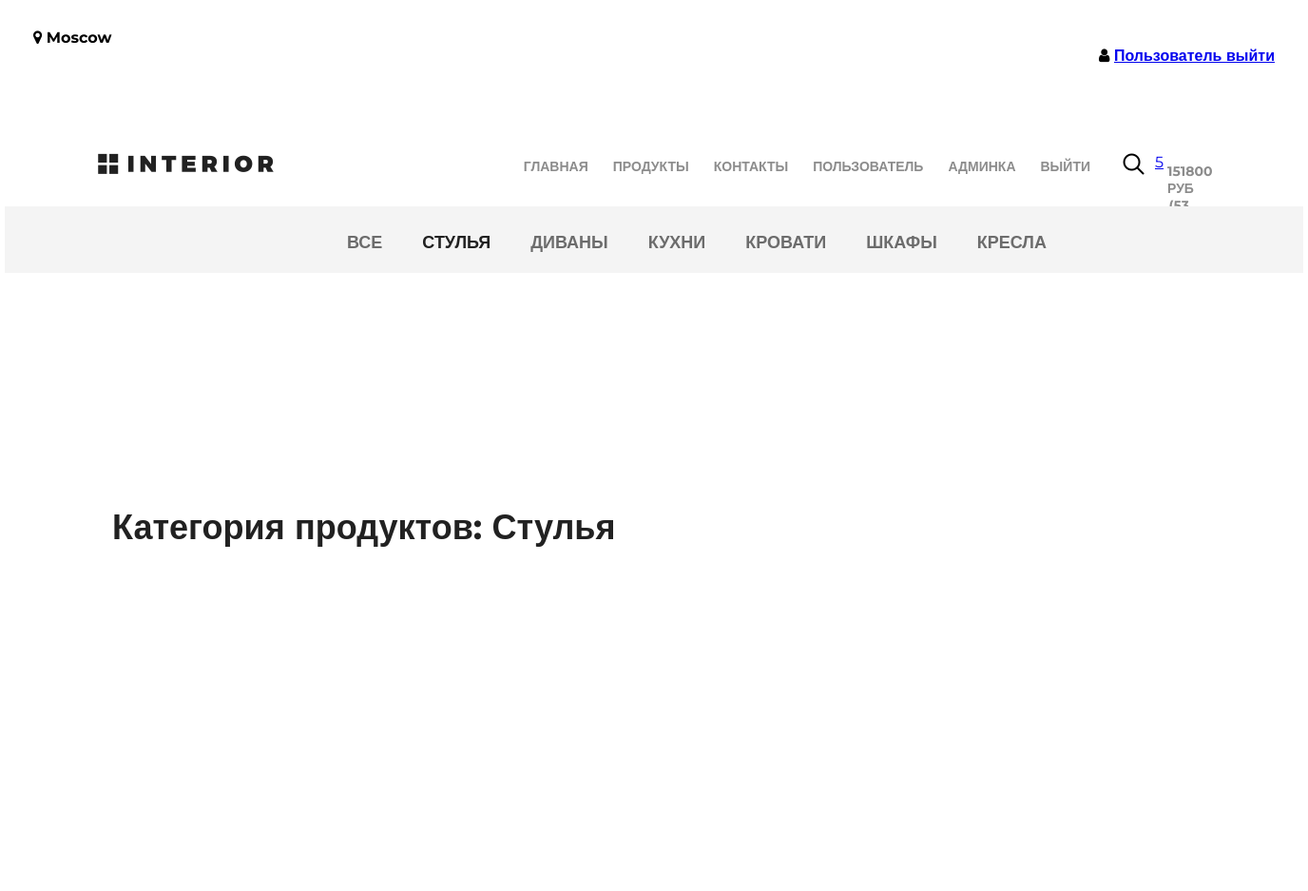
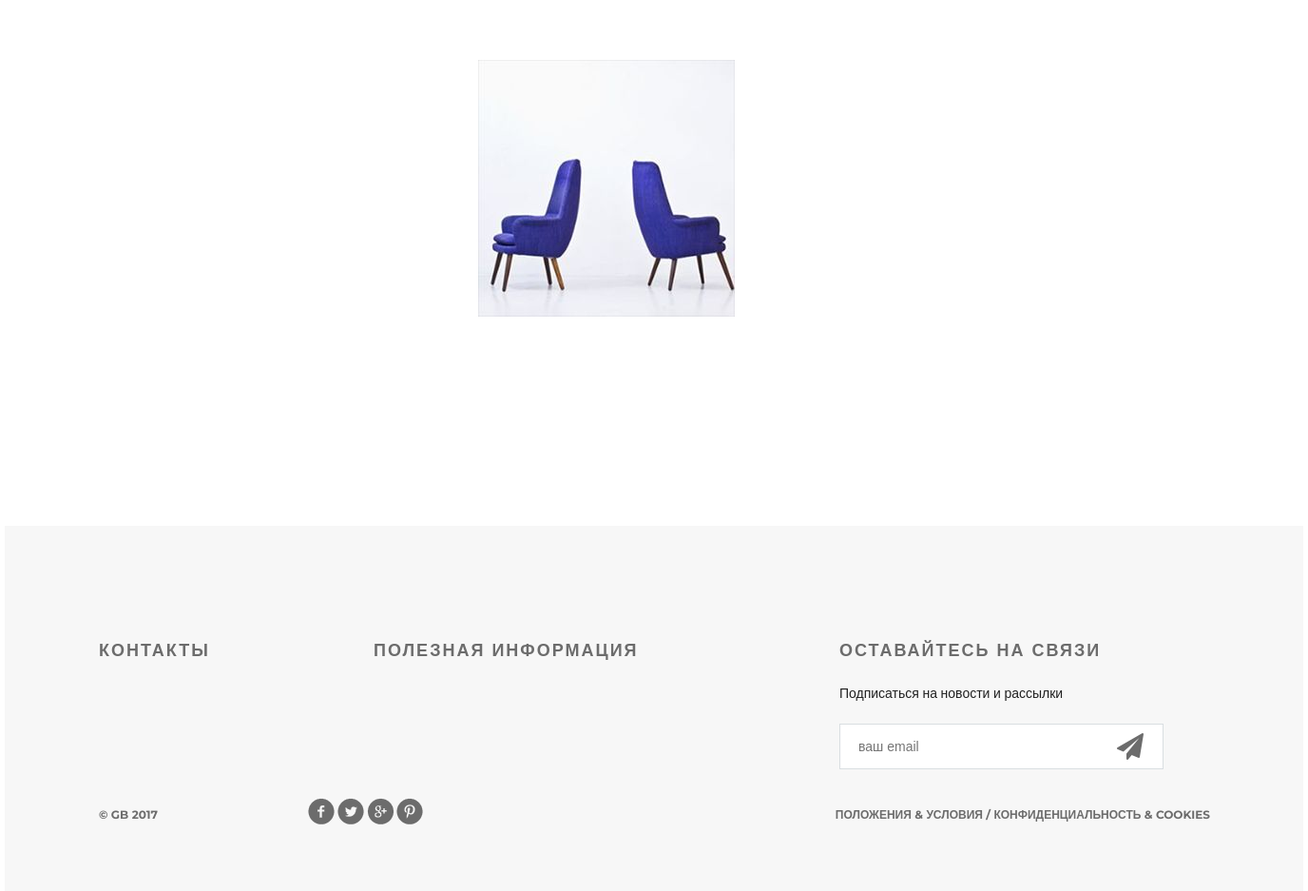
The page /products/category/7/ (signed in) on the database as committed earlier (2 pictures, top to bottom).
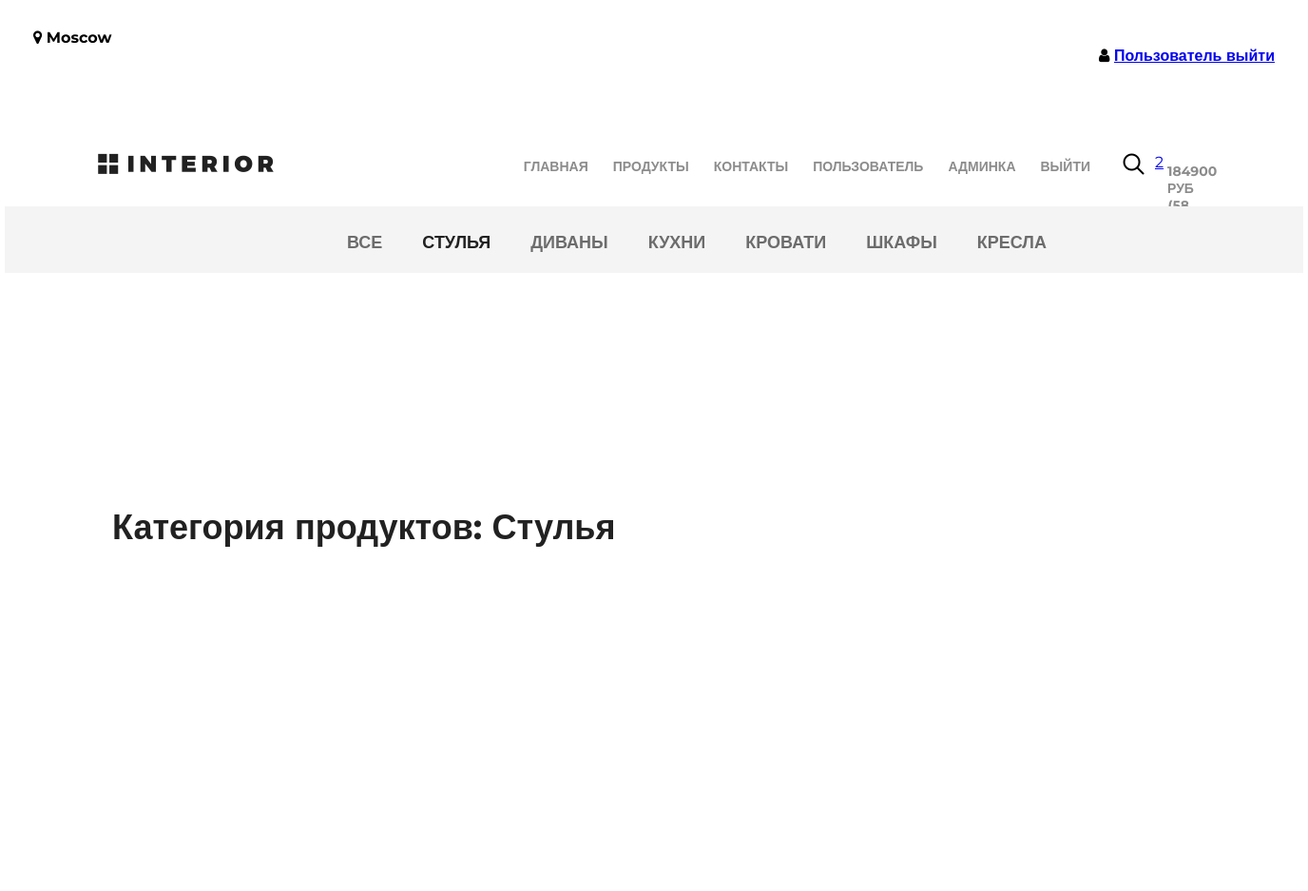
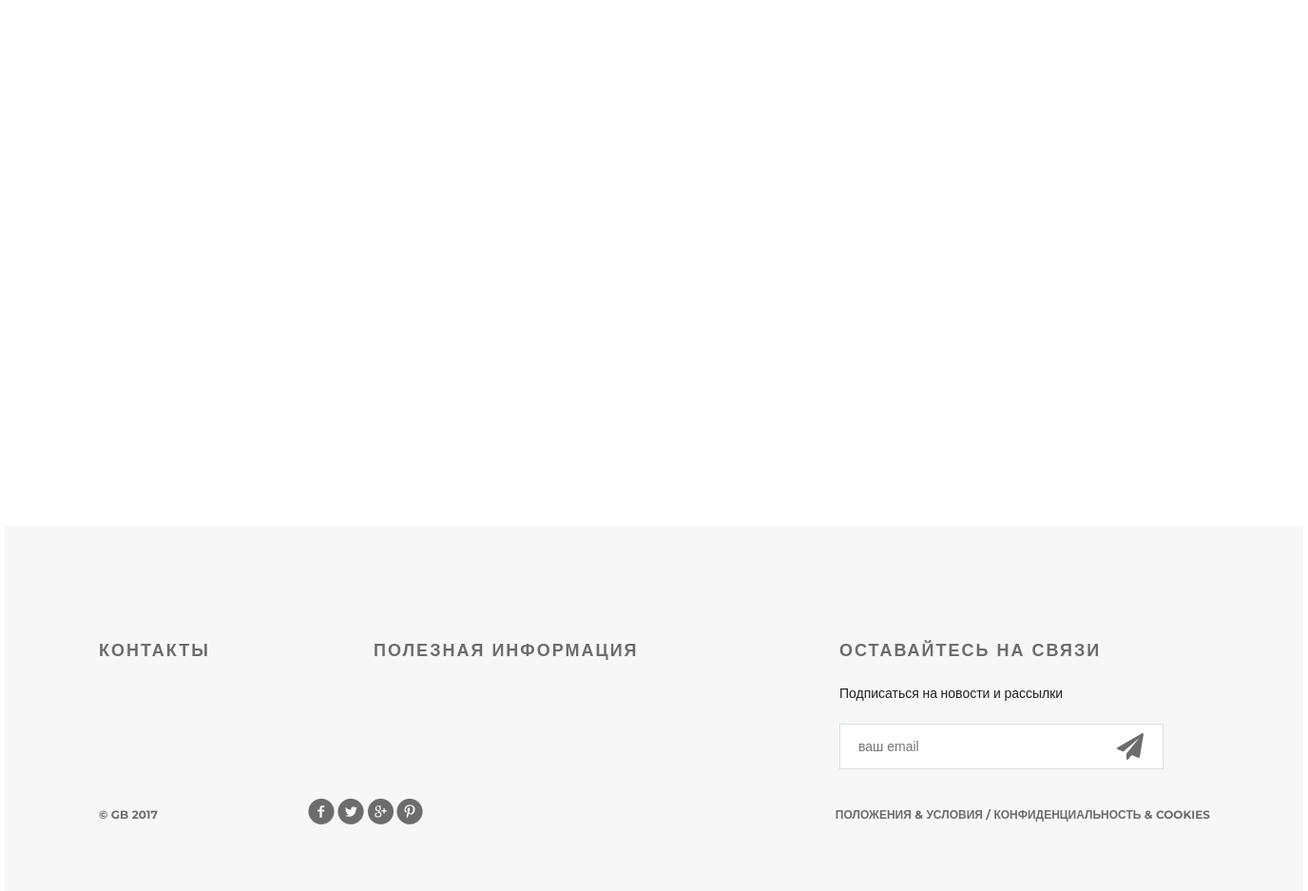
The same page on the database as committed later (2 pictures, top to bottom).
### basketapp/models.py (models this page shows)
class Basket(models.Model):
    user = models.ForeignKey(settings.AUTH_USER_MODEL, on_delete=models.CASCADE, related_name='basket')
    product = models.ForeignKey(Product, on_delete=models.CASCADE)
    quantity = models.PositiveIntegerField(verbose_name='количество', default=0)
    add_datetime = models.DateTimeField(verbose_name='время', auto_now_add=True)
    @property
    def product_cost(self):
        return self.product.price * self.quantity
    @property
    def total_quantity(self):
        _items = Basket.objects.filter(user=self.user)
        _totalquantity = sum(list(map(lambda x: x.quantity, _items)))
        return _totalquantity
    @property
    def total_cost(self):
        _items = Basket.objects.filter(user=self.user)
        _totalcost = sum(list(map(lambda x: x.product_cost, _items)))
        return _totalcost

### authapp/models.py (models this page shows)
class ShopUser(AbstractUser):
    avatar = models.ImageField(upload_to='users_avatars', blank=True)
    age = models.PositiveIntegerField(verbose_name='возраст')

### mainapp/models.py (models this page shows)
class Product(models.Model):
    category = models.ForeignKey(ProductCategory, on_delete=models.CASCADE)
    name = models.CharField(verbose_name='имя продукта', max_length=128)
    image = models.ImageField(upload_to='products_images', blank=True)
    short_desc = models.CharField(verbose_name='краткое описание продукта', max_length=60, blank=True)
    description = models.TextField(verbose_name='описание продукта', blank=True)
    price = models.DecimalField(verbose_name='цена продукта', max_digits=8, decimal_places=2, default=0)
    quantity = models.PositiveIntegerField(verbose_name='количество на складе', default=0)
    def __str__(self):
        return f"{self.name} ({self.category.name})"

### mainapp/views.py (the view, shortened to what this page needs)
# urls.py: path('products/', include('mainapp.urls', namespace='products')),
def products(request, pk=None):
    title = 'продукты'
    basket = []
    if request.user.is_authenticated:
        basket = Basket.objects.filter(user=request.user)
    links_menu = ProductCategory.objects.all()
    if pk is not None:
        if pk == 0:
            products = Product.objects.all().order_by('price')
            category = {'name': 'все'}
        else:
            category = get_object_or_404(ProductCategory, pk=pk)
            products = Product.objects.filter(category__pk=pk).order_by('price')
        print(basket[0].product)
        content = {
            'title': 'Продукты',
            'links_menu': links_menu,
            'main_menu': main_menu,
            'user_info': user,
            'products': products,
            'category': category,
            'basket': basket,
        }
        return render(request, 'mainapp/products_list.html', content)

### mainapp/templates/mainapp/products_list.html (shortened to what this page needs)
{% extends 'mainapp/base.html' %}
{% load static %}
    {% block menu %}
            <div class="hero-white">
                <div class="header clearfix">
                    <a href="index.html" class="logo"></a>
                        {% include 'includes/main_menu.html' %}
                    <a href="#" class="search"></a>
                    <a href="{% url 'basket:view' %}" class="basket">
						<span>
							{% if basket %} {{ basket|length }} {% endif %}
						</span>
					</a>
                </div>
            </div>
    {% endblock %}
    {% block content %}
        <div class="details">
			<div class="links clearfix">
				{% include 'includes/inc_categories_menu.html' %}
			</div>
            <div class="related">
				<div class="title clearfix">
					<h2>
                        Категория продуктов: {{ category.name|title }}
                    </h2>
				</div>
				<div class="related-products clearfix">
            {% for product in products %}
					<div class="block">
						<a href="{% url 'products:product' product.pk %}">
							<img src="/media/{{ product.image }}" alt="">
						</a>
					</div>
            {% endfor %}
				</div>
			</div>
		</div>
		<div class="clr"></div>
    {% endblock %}

### mainapp/templates/includes/main_menu.html
<ul class="menu">
    {% for section in main_menu %}
    <li>
                        <a href="{% url section.menu_section %}"
                           class="{% if request.resolver_match.view_name == section.menu_section %} active {% endif %}">
                            {{ section.name }}
                        </a>
    </li>
    {% endfor %}
    {% if user.is_authenticated %}
        <li>
            <a href="{% url 'auth:edit' %}">
                {{ user.first_name|default:'Пользователь' }}
            </a>
        </li>
    {% endif %}
    {% if user.is_superuser %}
        <li>
            <a href="{% url 'admin:users' %}">админка</a>
        </li>
    {% endif %}
        <li>
            {% if user.is_authenticated %}
              <a href="{% url 'auth:logout' %}">выйти</a>
            {% else %}
              <a href="{% url 'auth:login' %}">войти</a>
            {% endif %}
        </li>
        <a href="{% url 'basket:view' %}" class="basket">
          <span>
            {% if basket %}
              {{ basket.0.total_cost|floatformat:0 }} руб
              ({{ basket.0.total_quantity }} шт)
            {% endif %}
          </span>
        </a>
</ul>

Rows that differ between the two databases and show on the page:
no longer on this page (row edited): Product: image (picture)
changed Basket: user+product+quantity "151800" → "184900"; user+quantity "53" → "58"
Other text that changed with them:
{{ basket|length }}: "5" → "2"
